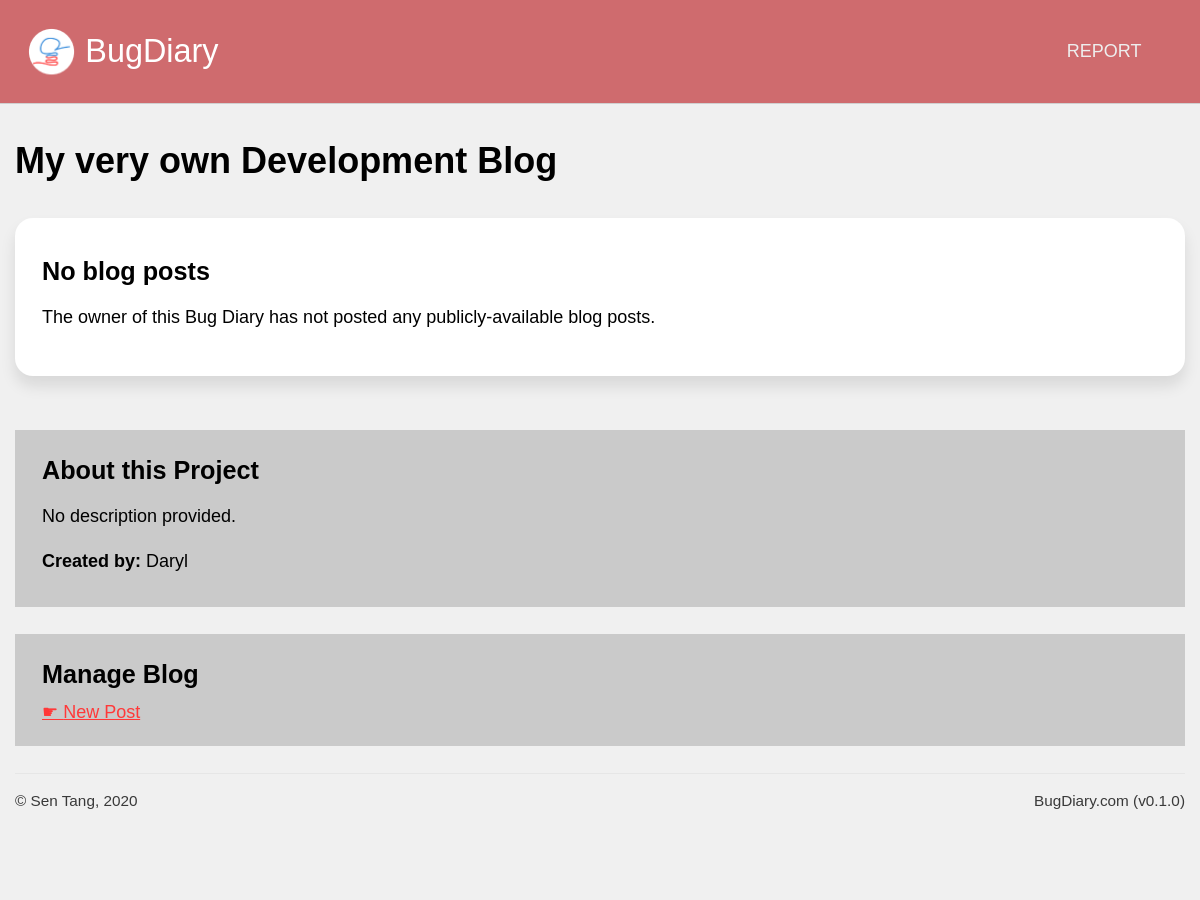
Before: /projects/blog/3Znvnj6NmQ37Qtncu7L7ho (signed in) with the older database file.
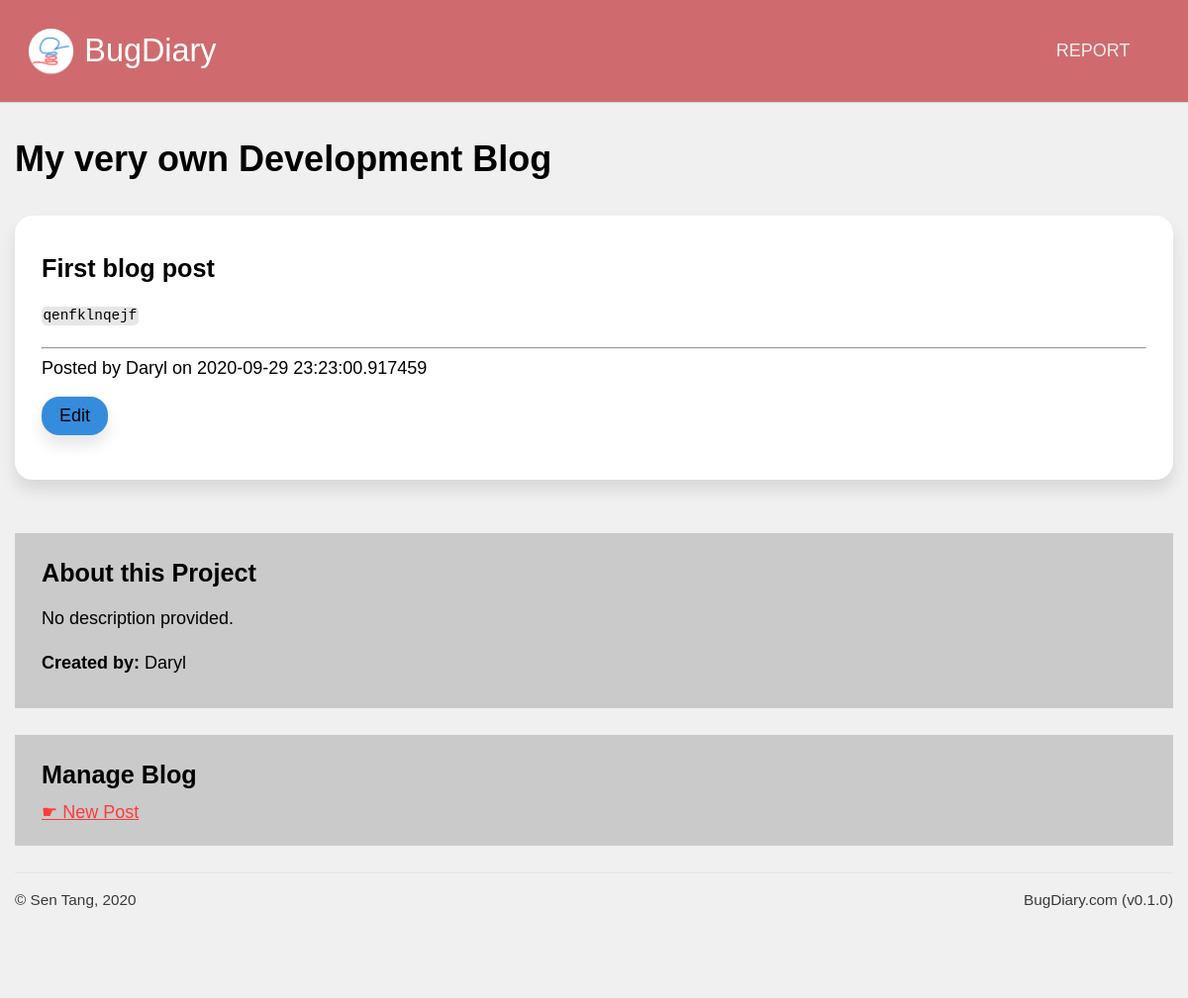
After: the same page with the newer database file.
### application/models.py (models this page shows, shortened)
class Projects(db.Model):
    id  = db.Column(db.Integer, primary_key = True, nullable = False)
    url = db.Column(db.String(22), index = True, unique = True, nullable = False)
    name = db.Column(db.String(100), nullable = False)
    description = db.Column(db.Text, nullable = False)
    creation_date = db.Column(db.DateTime, index = True, nullable = False)
    expiry_date = db.Column(db.DateTime, index = True, nullable = False)
    status = db.Column(db.String(10), nullable = False)
    access_code = db.Column(db.String(50), nullable = True)
    last_activity = db.Column(db.DateTime(), default = dt.datetime.now())
    owner = db.Column(db.Integer, db.ForeignKey('users.id')) #linked
    bugs = db.relationship('Bugs', backref = 'containing_project')
    locations = db.relationship('Project_bug_locations', backref = 'locations_in')
    types = db.relationship('Project_bug_types', backref = 'types_in')
    settings = db.relationship('Project_settings', backref = 'settings_for', uselist = False)
    blog_posts = db.relationship('Blog_posts', backref= 'post_target')

class Users(db.Model, UserMixin):
    id = db.Column(db.Integer, primary_key = True, nullable = False)
    display_name = db.Column(db.String(200), nullable = False)
    email = db.Column(db.String(200), index = True, unique = True, nullable = False)
    password = db.Column(db.String(200), nullable = False)
    bio = db.Column(db.Text, nullable = False)
    last_login = db.Column(db.DateTime, nullable = False)
    owned_projects = db.relationship('Projects', backref="project_owner")
    comments = db.relationship('Bug_comments', backref="comment_author")
    blog_posts = db.relationship('Blog_posts', backref="post_author")
    collab_projects = db.relationship('Projects', secondary = users_to_projects, backref = db.backref("collaborators"))

class Blog_posts(db.Model):
    id = db.Column(db.Integer, primary_key = True)
    permalink = db.Column(db.String(22), index = True, unique = True, nullable = False)
    date = db.Column(db.DateTime, default = dt.datetime.now())
    title = db.Column(db.String(100), nullable = False)
    content = db.Column(db.Text, nullable = False)
    visibility = db.Column(db.Integer, nullable = False, default = 0)
    project = db.Column(db.Integer, db.ForeignKey('projects.id'), index = True, nullable = False) #linked
    author = db.Column(db.Integer, db.ForeignKey('users.id'), index = True, nullable = False) #linked

### application/projects/views.py (the view)
@projects.route('/blog/<string:project_url>')
def blog(project_url):
    target_project = Projects.query.filter_by(url = project_url).first()
    if current_user.is_authenticated and (current_user in target_project.collaborators):
        blog_posts = Blog_posts.query.filter_by(project = target_project.id).order_by(Blog_posts.id.desc())
    else:
        blog_posts = Blog_posts.query.filter_by(project = target_project.id).filter_by(visibility = 1).order_by(Blog_posts.id.desc())
    return render_template('blog.html', blog_posts = blog_posts if blog_posts.count() != 0 else None, project = target_project)

### application/models.py (called while the page is built)
@login_manager.user_loader
def load_user(user_id):
    return Users.query.get(user_id)

### application/projects/templates/projects/blog.html (shortened to what this page needs)
{% extends 'confined.html' %}
{% block custom_nav %}
<a href="{{ url_for('projects.report', project_url = project.url) }}">REPORT</a>
{% endblock %}
{% import 'macros.html' as macros %}
{% block main %}
<h1>{{project.name}} Development Blog</h1>
<div class="main-aside">
    <main>
        {% if blog_posts != None %}
            {% for post in blog_posts %}
            <div class="bg-white rounded shadowed block">
                <h3>{{ post.title }}</h3>
                {{post.content|safe}}
                <div>
                    <hr>
                    Posted by {{post.post_author.display_name}} on {{post.date}}
                    <br>
                    {% if current_user.is_authenticated and current_user in project.collaborators %}
                    <a href="{{url_for('projects.edit_post', post_url = post.permalink)}}" class="rounded shadowed button-secondary">Edit</a>
                    {% endif %}
                </div>
            </div>
            {% endfor %}
        {% else %}
            <div class="bg-white rounded shadowed block">
                <h3>No blog posts</h3>
                <p>
                    The owner of this Bug Diary has not posted any publicly-available blog posts.
                </p>
            </div>
        {% endif %}
    </main>
    <aside>
        <div class="sidebar-block bg-gray">
            <h3>About this Project</h3>
            <p>
                {% if project.description != "" %}
                {{ project.description }}
                {% else %}
                No description provided.
                {% endif %}
            </p>
            <p>
                <b>Created by:</b> {{project.project_owner.display_name}}
            </p>
        </div>
        {% if current_user.is_authenticated and current_user in project.collaborators %}
        <div class="sidebar-block bg-gray">
            <h3>Manage Blog</h3>
            <a class="navigation" href="{{ url_for('projects.new_post', project_url = project.url) }}">New Post</a>
        </div>
        {% endif %}
    </aside>
</div>
{% endblock %}

### application/templates/confined.html (shortened to what this page needs)
{% extends "base.html" %}
{% block templateMain %}
<main class="confined">
  {% block main %}
  {% endblock %}
</main>
{% endblock %}

### application/templates/base.html (shortened to what this page needs)
<!DOCTYPE html>
{% set version = "0.1.0" %}
<html lang="en" dir="ltr">
  <head>
    <link rel="stylesheet" href="{{ url_for('static', filename='css/unilay5.css') }}?v={{version}}">
    <link rel="stylesheet" href="{{ url_for('static', filename='css/custom.css') }}?v={{version}}">
  </head>
  <body class="unilay5">
    <header>
        <div id="logo"><a href="{{ url_for('core.index') }}">
            {% block custom_logo %}BugDiary{% endblock %}
        </a></div>
        <nav id="navigation">
          {% block custom_nav %}{% endblock %}
        </nav>
    </header>
      {% block templateMain %}{% endblock %}
    <footer>
      <div id="copyright">
        &copy; Sen Tang, 2020
      </div>
      <div id="version">
        BugDiary.com (v{{ version }})
      </div>
    </footer>
  </body>
</html>

### application/static/css/unilay5.css (style rules this page uses)
body { font-size: 18px; font-family: sans-serif; color: #000; margin: 0; padding: 0; background-color: #f0f0f0; }
header { background-color: #cf6b6e; border-bottom: 1px solid #d0d0d0; padding: 1.5em; display: grid; text-align: center; grid-template-areas: "logo nav"; }
header #logo { padding-left: 1.8em; line-height: 1.5em; grid-area: logo; background-image: url("../images/logo-small.png"); background-repeat: no-repeat; background-size: contain; text-align: left; font-size: 1.8em; }
header #logo a:link, header #logo a:visited { color: #fff; text-decoration: none; }
header nav, header #navigation { grid-area: nav; padding: 0.75em; text-align: right; z-index: 10; }
header nav a, header #navigation a { text-transform: uppercase; display: inline-block; color: #eeeeee; text-decoration: none; padding: 0 1em; font-family: "Trebuchet MS", Helvetica, sans-serif; }
.confined { max-width: 65em; margin-left: auto; margin-right: auto; }
footer { border-top: 1px solid #e6e6e6; padding-top: 1em; padding-bottom: 5em; max-width: 65em; color: #393939; margin: auto; display: grid; grid-template-areas: "copyright version"; grid-gap: 0; }
footer #copyright { grid-area: copyright; text-align: left; font-size: 0.85em; }
footer #version { grid-area: version; text-align: right; font-size: 0.85em; }
p { line-height: 150%; }
main a.button-secondary, main a.button-primary { padding: 0.5em 1em; text-decoration: none; margin: 1em auto; display: inline-block; text-align: center; }
main a.button-secondary { background-color: #358bdc; color: #000; }
a:link, a:visited { color: #ff3939; }
a.navigation { display: block; margin: 0.5em 0; }
a.navigation:before { content: "☛ "; }
h2, h3, h4, h5 { margin: 0.5em 0; }
h1 { color: inherit; font-size: 2em; margin: 1em 0; }
h3 { color: inherit; font-size: 1.4em; }
code { padding: 0.1em; font-size: 0.8em; }
pre, code { background-color: #e6e6e6; font-family: monospace; border-radius: 5px 5px 5px 5px; -moz-border-radius: 5px 5px 5px 5px; -webkit-border-radius: 5px 5px 5px 5px; }
.block { padding: 1.5em; margin-bottom: 1.5em; }
.sidebar-block { padding: 0.75em 1.5em; margin-bottom: 1.5em; }
.aside-main, .main-aside { display: grid; grid-gap: 1.5em; }
.aside-main main, .main-aside main { grid-area: main; }
.aside-main aside, .main-aside aside { grid-area: aside; }
.main-aside { grid-template-areas: "main aside"; grid-template-columns: auto 400px; }
@media screen and (max-width: 1200px) { .main-aside, .aside-main { grid-template-areas: "main" "aside"; grid-template-columns: auto; grid-template-rows: auto auto; } }
.rounded { border-radius: 1em 1em 1em 1em; -moz-border-radius: 1em 1em 1em 1em; -webkit-border-radius: 1em 1em 1em 1em; }
.shadowed { -webkit-box-shadow: 0px 10px 15px 0px rgba(0, 0, 0, 0.1); -moz-box-shadow: 0px 10px 15px 0px rgba(0, 0, 0, 0.1); box-shadow: 0px 10px 15px 0px rgba(0, 0, 0, 0.1); }
.bg-white { background-color: #fff; }
.bg-gray { background-color: #cacaca; }
.button-secondary { background-color: #358bdc; color: #000; }

Changed rows visible on the page:
added Blog_posts: title "First blog post", content "qenfklnqejf", post_author.display_name "Daryl", date "2020-09-29 23:23:00.917459"
Other visible differences:
text no longer shown: "No blog posts The owner of this Bug Diary has not posted any publicly-available blog posts."
